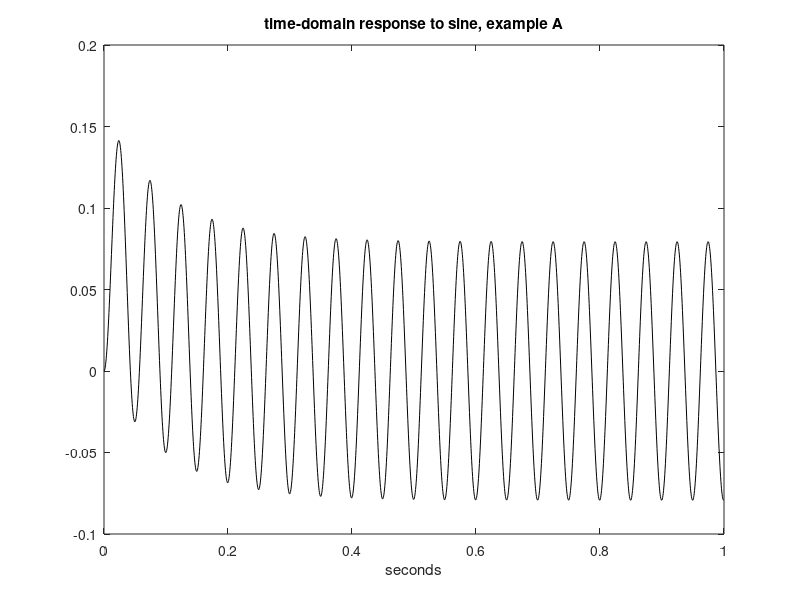

Write MATLAB code to recreate this figure.
% Time-domain response to sine, example A
R=1; C=0.1; %values of the components
num=[1]; % transfer function numerator;
den=[R*C 1]; %transfer function denominator
G=tf(num,den); %transfer function
% Input sine signal 
fu=20; %signal frequency in Hz
wu=2*pi*fu; %signal frequency in rad/s
fs=2000; %sampling frequency in Hz
tiv=1/fs; %time interval between samples;
t=0:tiv:(1-tiv); %time intervals set (1 second)
u=sin(wu*t); %input signal data set
[y,ty]=lsim(G,u,t); %computes the system output
plot(t,y,'k'); %plots output signal
xlabel('seconds'); title('time-domain response to sine, example A');
